Frame 1 (no input): blank canvas, image omitted
Frame 60 (the mouse pressed at the canvas centre just before this capture): blank canvas, image omitted
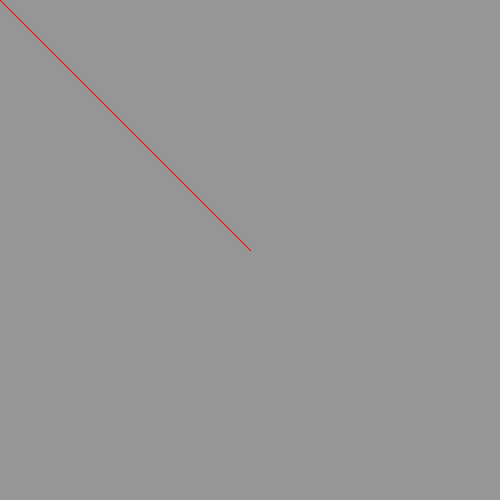
Frame 120 (the mouse held since frame 60 and released just before this capture)

The Processing sketch whose frames 1 and 60 were blank and that drew this single picture after the mouse press (run headless with seeded random() and noise(); from frame 60 on, the mouse is pressed at the canvas centre):

// Processing sketch: line
// ── line.pde
void setup()
{size(500,500);
background(150);
}
void draw()
{stroke(255,0,0);
line(mouseX,mouseY,pmouseX,pmouseY);
}
void mousePressed()
{background(20);
}
